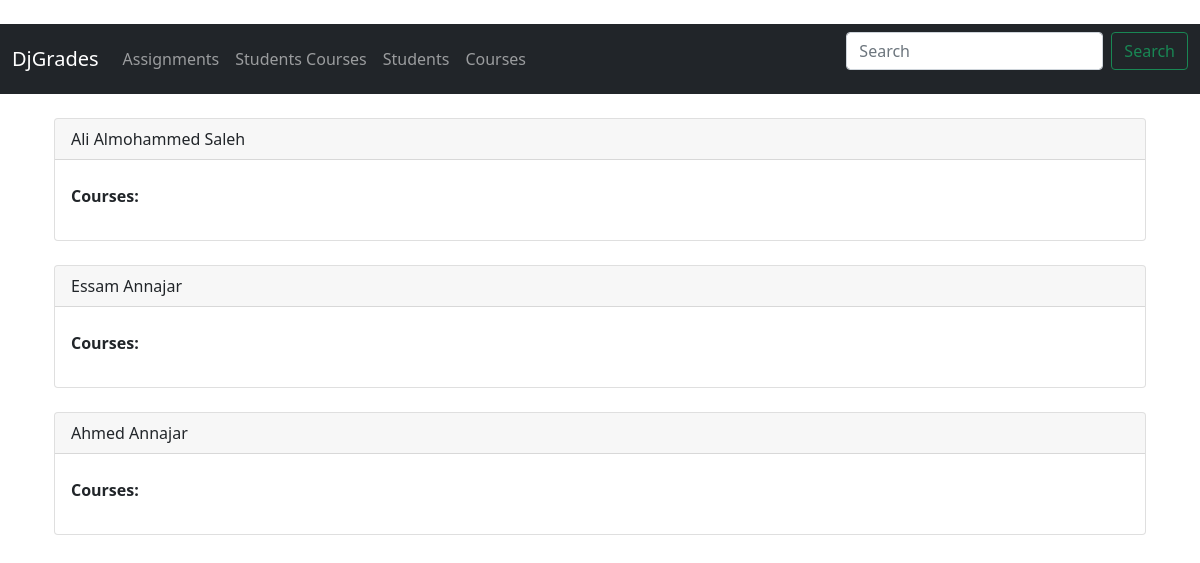
Page /students_courses on the earlier database version.
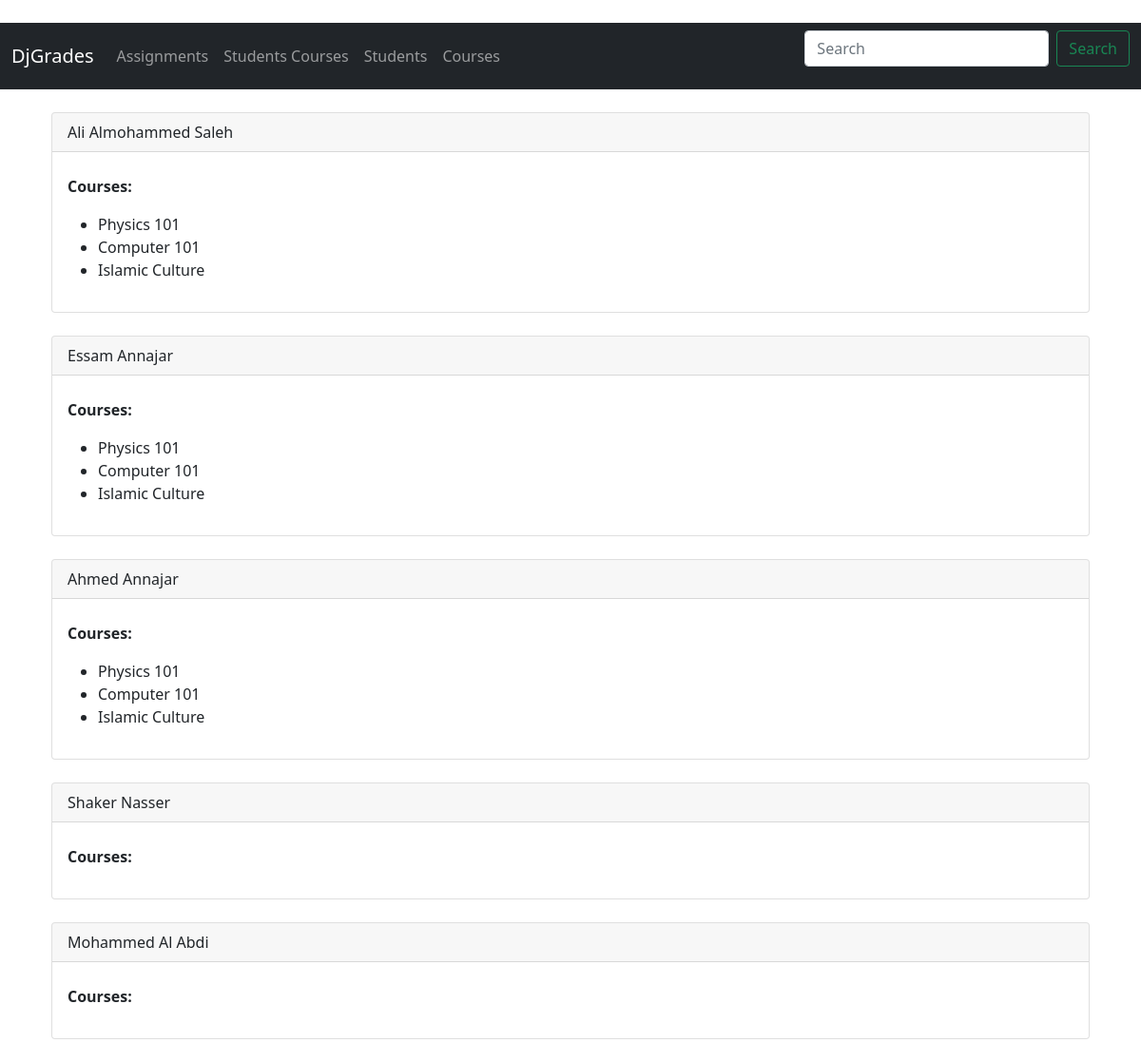
Same page on the later database version.
### grades/models.py (models this page shows, shortened)
class Student(models.Model):
	first_name = models.CharField(max_length=20)
	middle_name = models.CharField(max_length=20)
	last_name = models.CharField(max_length=20)
	dob = models.DateField()
	courses = models.ManyToManyField(Course, blank=True, null=True)

class Course(models.Model):
	name = models.CharField('Course Name', max_length=100)
	min_mark = models.IntegerField()
	max_mark = models.IntegerField()

### grades/views.py (the view)
# urls.py: path('students_courses', views.students_courses, name='students_courses'),
def students_courses(request):
	student_list = Student.objects.all()
	grade_list = Grade.objects.all()
	return render(request, 'students/students_courses.html', {
		'student_list': student_list,
		'grade_list': grade_list
		})

### grades/templates/students/students_courses.html (shortened to what this page needs)
{% extends 'base.html' %}
{% block content %}
	{% for student in student_list %}
		<div class="container">
				<div class="card">
				  <div class="card-header">
				    {{ student.first_name }} {{ student.last_name }}
				  </div>
				  <div class="card-body">
				    <p class="card-text">
				    	<strong>Courses:</strong>
				    	<br>
				    	<ul>
					    	{% for course in student.courses.all %}
					    		<li>
					    			{{ course.name }}
					    		</li>
					    	{% endfor %}
				    	</ul>
				    </p>
				  </div>
				</div>
				<br>
		</div>
	{% endfor %}
{% endblock %}

Differences in the rows shown:
added Course: name "Physics 101"
added Course: name "Computer 101"
added Course: name "Islamic Culture"
added Student: first_name "Shaker", last_name "Nasser"
added Student: first_name "Mohammed", last_name "Al Abdi"
